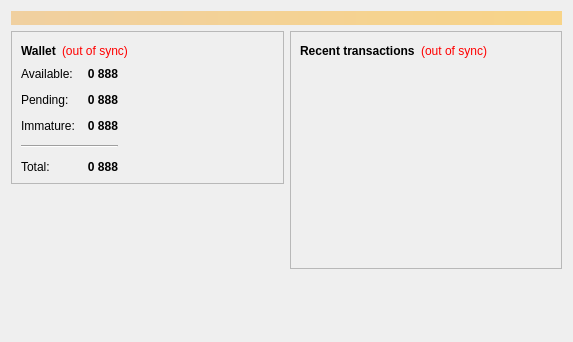
<?xml version="1.0" encoding="UTF-8"?>
<ui version="4.0">
 <class>OverviewPage</class>
 <widget class="QWidget" name="OverviewPage">
  <property name="geometry">
   <rect>
    <x>0</x>
    <y>0</y>
    <width>573</width>
    <height>342</height>
   </rect>
  </property>
  <property name="windowTitle">
   <string>Form</string>
  </property>
  <layout class="QVBoxLayout" name="topLayout">
   <item>
    <widget class="QLabel" name="labelAlerts">
     <property name="visible">
      <bool>false</bool>
     </property>
     <property name="styleSheet">
      <string notr="true">background-color: qlineargradient(x1: 0, y1: 0, x2: 1, y2: 0, stop:0 #F0D0A0, stop:1 #F8D488); color:#000000;</string>
     </property>
     <property name="wordWrap">
      <bool>true</bool>
     </property>
     <property name="margin">
      <number>3</number>
     </property>
    </widget>
   </item>
   <item>
    <layout class="QHBoxLayout" name="horizontalLayout" stretch="1,1">
     <item>
      <layout class="QVBoxLayout" name="verticalLayout_2">
       <item>
        <widget class="QFrame" name="frame">
         <property name="frameShape">
          <enum>QFrame::StyledPanel</enum>
         </property>
         <property name="frameShadow">
          <enum>QFrame::Raised</enum>
         </property>
         <layout class="QVBoxLayout" name="verticalLayout_4">
          <item>
           <layout class="QHBoxLayout" name="horizontalLayout_4">
            <item>
             <widget class="QLabel" name="label_5">
              <property name="font">
               <font>
                <weight>75</weight>
                <bold>true</bold>
               </font>
              </property>
              <property name="text">
               <string>Wallet</string>
              </property>
             </widget>
            </item>
            <item>
             <widget class="QLabel" name="labelWalletStatus">
              <property name="toolTip">
               <string>The displayed information may be out of date. Your wallet automatically synchronizes with the OctoCoin network after a connection is established, but this process has not completed yet.</string>
              </property>
              <property name="styleSheet">
               <string notr="true">QLabel { color: red; }</string>
              </property>
              <property name="text">
               <string notr="true">(out of sync)</string>
              </property>
              <property name="alignment">
               <set>Qt::AlignLeading|Qt::AlignLeft|Qt::AlignVCenter</set>
              </property>
             </widget>
            </item>
            <item>
             <spacer name="horizontalSpacer_2">
              <property name="orientation">
               <enum>Qt::Horizontal</enum>
              </property>
              <property name="sizeHint" stdset="0">
               <size>
                <width>40</width>
                <height>20</height>
               </size>
              </property>
             </spacer>
            </item>
           </layout>
          </item>
          <item>
          <layout class="QHBoxLayout" name="horizontalLayout_3">
           <item>
           <layout class="QFormLayout" name="formLayout_2">
            <property name="fieldGrowthPolicy">
             <enum>QFormLayout::AllNonFixedFieldsGrow</enum>
            </property>
            <property name="horizontalSpacing">
             <number>12</number>
            </property>
            <property name="verticalSpacing">
             <number>12</number>
            </property>
            <item row="0" column="0">
             <widget class="QLabel" name="label">
              <property name="text">
               <string>Available:</string>
              </property>
             </widget>
            </item>
            <item row="0" column="1">
             <widget class="QLabel" name="labelBalance">
              <property name="font">
               <font>
                <weight>75</weight>
                <bold>true</bold>
               </font>
              </property>
              <property name="cursor">
               <cursorShape>IBeamCursor</cursorShape>
              </property>
              <property name="toolTip">
               <string>Your current spendable balance</string>
              </property>
              <property name="text">
               <string notr="true">0 888</string>
              </property>
              <property name="alignment">
               <set>Qt::AlignRight|Qt::AlignTrailing|Qt::AlignVCenter</set>
              </property>
              <property name="textInteractionFlags">
               <set>Qt::LinksAccessibleByMouse|Qt::TextSelectableByKeyboard|Qt::TextSelectableByMouse</set>
              </property>
             </widget>
            </item>
            <item row="1" column="0">
             <widget class="QLabel" name="label_3">
              <property name="text">
               <string>Pending:</string>
              </property>
             </widget>
            </item>
            <item row="1" column="1">
             <widget class="QLabel" name="labelUnconfirmed">
              <property name="font">
               <font>
                <weight>75</weight>
                <bold>true</bold>
               </font>
              </property>
              <property name="cursor">
               <cursorShape>IBeamCursor</cursorShape>
              </property>
              <property name="toolTip">
               <string>Total of transactions that have yet to be confirmed, and do not yet count toward the spendable balance</string>
              </property>
              <property name="text">
               <string notr="true">0 888</string>
              </property>
              <property name="alignment">
               <set>Qt::AlignRight|Qt::AlignTrailing|Qt::AlignVCenter</set>
              </property>
              <property name="textInteractionFlags">
               <set>Qt::LinksAccessibleByMouse|Qt::TextSelectableByKeyboard|Qt::TextSelectableByMouse</set>
              </property>
             </widget>
            </item>
            <item row="2" column="0">
             <widget class="QLabel" name="labelImmatureText">
              <property name="text">
               <string>Immature:</string>
              </property>
             </widget>
            </item>
            <item row="2" column="1">
             <widget class="QLabel" name="labelImmature">
              <property name="font">
               <font>
                <weight>75</weight>
                <bold>true</bold>
               </font>
              </property>
              <property name="toolTip">
               <string>Mined balance that has not yet matured</string>
              </property>
              <property name="text">
               <string notr="true">0 888</string>
              </property>
              <property name="alignment">
               <set>Qt::AlignRight|Qt::AlignTrailing|Qt::AlignVCenter</set>
              </property>
              <property name="textInteractionFlags">
               <set>Qt::LinksAccessibleByMouse|Qt::TextSelectableByKeyboard|Qt::TextSelectableByMouse</set>
              </property>
             </widget>
            </item>
            <item row="4" column="0">
             <widget class="QLabel" name="labelTotalText">
              <property name="text">
               <string>Total:</string>
              </property>
             </widget>
            </item>
            <item row="4" column="1">
             <widget class="QLabel" name="labelTotal">
              <property name="font">
               <font>
                <weight>75</weight>
                <bold>true</bold>
               </font>
              </property>
              <property name="cursor">
               <cursorShape>IBeamCursor</cursorShape>
              </property>
              <property name="toolTip">
               <string>Your current total balance</string>
              </property>
              <property name="text">
               <string notr="true">0 888</string>
              </property>
              <property name="alignment">
               <set>Qt::AlignRight|Qt::AlignTrailing|Qt::AlignVCenter</set>
              </property>
              <property name="textInteractionFlags">
               <set>Qt::LinksAccessibleByMouse|Qt::TextSelectableByKeyboard|Qt::TextSelectableByMouse</set>
              </property>
             </widget>
            </item>
            <item row="3" column="0" colspan="2">
             <widget class="Line" name="line">
              <property name="orientation">
               <enum>Qt::Horizontal</enum>
              </property>
             </widget>
            </item>
           </layout>
          </item>
            <item>
             <spacer name="horizontalSpacer_3">
              <property name="orientation">
               <enum>Qt::Horizontal</enum>
              </property>
              <property name="sizeHint" stdset="0">
               <size>
                <width>40</width>
                <height>20</height>
               </size>
              </property>
             </spacer>
            </item>
           </layout>
          </item>
         </layout>
        </widget>
       </item>
       <item>
        <spacer name="verticalSpacer">
         <property name="orientation">
          <enum>Qt::Vertical</enum>
         </property>
         <property name="sizeHint" stdset="0">
          <size>
           <width>20</width>
           <height>40</height>
          </size>
         </property>
        </spacer>
       </item>
      </layout>
     </item>
     <item>
      <layout class="QVBoxLayout" name="verticalLayout_3">
       <item>
        <widget class="QFrame" name="frame_2">
         <property name="frameShape">
          <enum>QFrame::StyledPanel</enum>
         </property>
         <property name="frameShadow">
          <enum>QFrame::Raised</enum>
         </property>
         <layout class="QVBoxLayout" name="verticalLayout">
          <item>
           <layout class="QHBoxLayout" name="horizontalLayout_2">
            <item>
             <widget class="QLabel" name="label_4">
              <property name="text">
               <string>&lt;b&gt;Recent transactions&lt;/b&gt;</string>
              </property>
             </widget>
            </item>
            <item>
             <widget class="QLabel" name="labelTransactionsStatus">
              <property name="toolTip">
               <string>The displayed information may be out of date. Your wallet automatically synchronizes with the OctoCoin network after a connection is established, but this process has not completed yet.</string>
              </property>
              <property name="styleSheet">
               <string notr="true">QLabel { color: red; }</string>
              </property>
              <property name="text">
               <string notr="true">(out of sync)</string>
              </property>
              <property name="alignment">
               <set>Qt::AlignRight|Qt::AlignTrailing|Qt::AlignVCenter</set>
              </property>
             </widget>
            </item>
            <item>
             <spacer name="horizontalSpacer">
              <property name="orientation">
               <enum>Qt::Horizontal</enum>
              </property>
              <property name="sizeHint" stdset="0">
               <size>
                <width>40</width>
                <height>20</height>
               </size>
              </property>
             </spacer>
            </item>
           </layout>
          </item>
          <item>
           <widget class="QListView" name="listTransactions">
            <property name="styleSheet">
             <string notr="true">QListView { background: transparent; }</string>
            </property>
            <property name="frameShape">
             <enum>QFrame::NoFrame</enum>
            </property>
            <property name="verticalScrollBarPolicy">
             <enum>Qt::ScrollBarAlwaysOff</enum>
            </property>
            <property name="horizontalScrollBarPolicy">
             <enum>Qt::ScrollBarAlwaysOff</enum>
            </property>
            <property name="selectionMode">
             <enum>QAbstractItemView::NoSelection</enum>
            </property>
           </widget>
          </item>
         </layout>
        </widget>
       </item>
       <item>
        <spacer name="verticalSpacer_2">
         <property name="orientation">
          <enum>Qt::Vertical</enum>
         </property>
         <property name="sizeHint" stdset="0">
          <size>
           <width>20</width>
           <height>40</height>
          </size>
         </property>
        </spacer>
       </item>
      </layout>
     </item>
    </layout>
   </item>
  </layout>
 </widget>
 <resources/>
 <connections/>
</ui>
